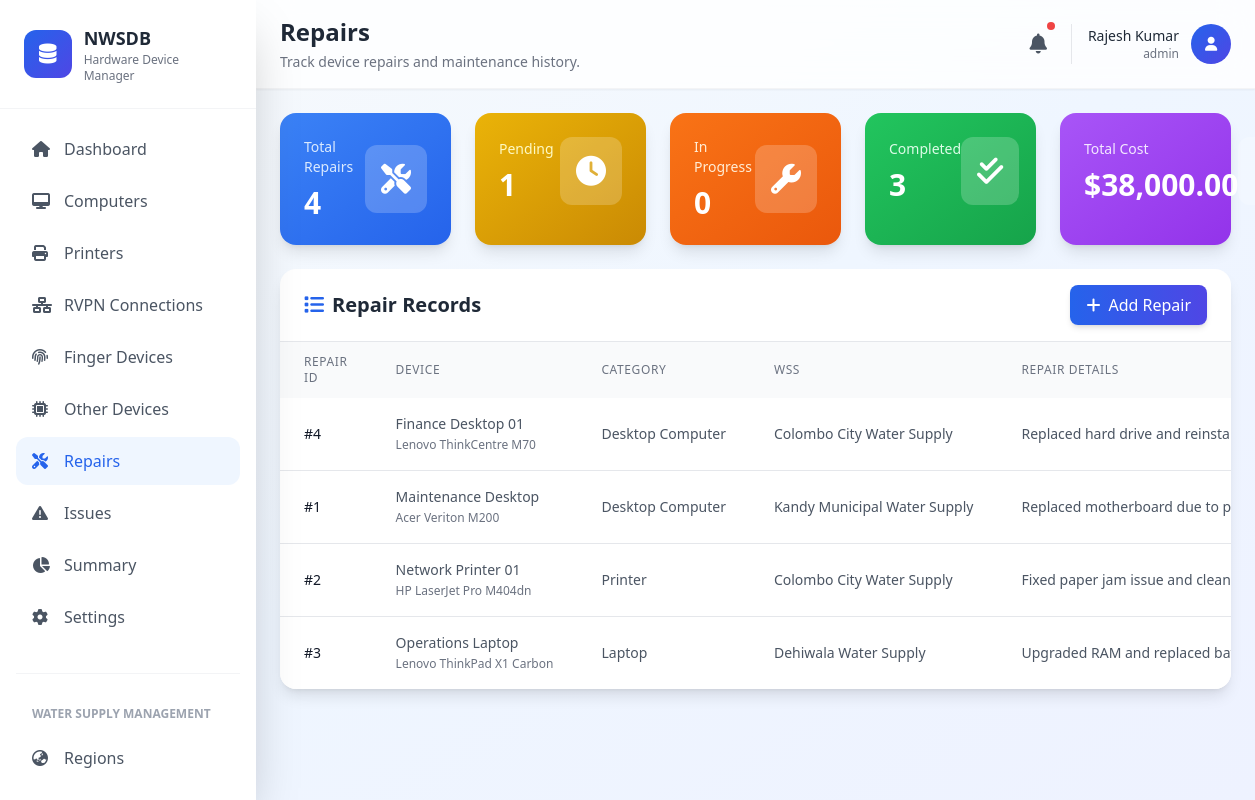
Screenshot of /pages/repairs.php (signed in) with the database file from the repository.
### tables this page shows
CREATE TABLE repairs (
  repair_id INT UNSIGNED NOT NULL AUTO_INCREMENT,
  device_id INT UNSIGNED NOT NULL,
  repair_details TEXT,
  cost DECIMAL(10,2),
  repair_date DATE,
  status ENUM('pending','in_progress','completed','cancelled') DEFAULT 'pending',
  notes TEXT NULL,
  created_at DATETIME DEFAULT CURRENT_TIMESTAMP,
  updated_at DATETIME DEFAULT CURRENT_TIMESTAMP ON UPDATE CURRENT_TIMESTAMP,
  PRIMARY KEY (repair_id),
  CONSTRAINT fk_repairs_device FOREIGN KEY (device_id) 
    REFERENCES devices(device_id) ON DELETE CASCADE
);

CREATE TABLE devices (
  device_id INT UNSIGNED NOT NULL AUTO_INCREMENT,
  device_name VARCHAR(150) NOT NULL,
  model VARCHAR(100),
  category_id INT UNSIGNED NOT NULL,
  wss_id INT NOT NULL,
  section_id INT UNSIGNED NULL,
  assigned_to VARCHAR(150) NULL,
  
   
  operating_system VARCHAR(100),
  processor VARCHAR(100),
  ram VARCHAR(50),
  hard_drive_capacity VARCHAR(50),

  network_connectivity VARCHAR(100),
  printer_connectivity VARCHAR(100),
  virus_guard VARCHAR(100),
  ip_address VARCHAR(45),
  monitor_info VARCHAR(100),
  system_unit_serial VARCHAR(100),
  ups_serial VARCHAR(100),
  purchase_date DATE,
  status ENUM('active','under_repair','retired','lost') DEFAULT 'active',
  notes TEXT,

   
  employee_number VARCHAR(50),
  designation VARCHAR(100),
  working_location VARCHAR(150),
  cost_code VARCHAR(50),
  rvpn_serial_number VARCHAR(100),
  rvpn_username VARCHAR(100),
  pin_number VARCHAR(50),
  connection_required ENUM('required','not_required'),

   
  has_speaker TINYINT(1) DEFAULT 0,
  has_camera TINYINT(1) DEFAULT 0,
  has_mouse TINYINT(1) DEFAULT 0,
  has_web_cam TINYINT(1) DEFAULT 0,
  has_keyboard TINYINT(1) DEFAULT 0,

   
  location_name VARCHAR(150),
  sub_location VARCHAR(150),
  make VARCHAR(100),
  device_type VARCHAR(100),
  device_number VARCHAR(50),
  identification_code VARCHAR(100),
  ip_address_adsl VARCHAR(100),
  installed_date DATE,
  company_name VARCHAR(150),
  device_cost DECIMAL(10,2),
  warranty_period VARCHAR(50),
  port_number VARCHAR(20),
  managed_by VARCHAR(100),
  approval_status ENUM('approved','pending','rejected'),
  remark TEXT,

  created_at DATETIME DEFAULT CURRENT_TIMESTAMP,
  updated_at DATETIME DEFAULT CURRENT_TIMESTAMP ON UPDATE CURRENT_TIMESTAMP,

  PRIMARY KEY (device_id),

  CONSTRAINT fk_device_category FOREIGN KEY (category_id)
    REFERENCES device_categories(category_id),

  CONSTRAINT fk_device_wss FOREIGN KEY (wss_id)
    REFERENCES water_supply_schemes(wss_id),

  CONSTRAINT fk_device_section FOREIGN KEY (section_id)
    REFERENCES sections(section_id) ON DELETE SET NULL
);

CREATE TABLE device_categories (
  category_id INT UNSIGNED NOT NULL AUTO_INCREMENT,
  category_name VARCHAR(100) NOT NULL,
  description TEXT NULL,
  created_at DATETIME DEFAULT CURRENT_TIMESTAMP,
  updated_at DATETIME DEFAULT CURRENT_TIMESTAMP ON UPDATE CURRENT_TIMESTAMP,
  PRIMARY KEY (category_id),
  UNIQUE (category_name)
);

CREATE TABLE water_supply_schemes (
  wss_id INT NOT NULL AUTO_INCREMENT,
  area_id INT NOT NULL,
  wss_code VARCHAR(20) NOT NULL,
  wss_name VARCHAR(100) NOT NULL,
  status ENUM('active','inactive','maintenance') DEFAULT 'active',
  created_at TIMESTAMP DEFAULT CURRENT_TIMESTAMP,
  updated_at TIMESTAMP DEFAULT CURRENT_TIMESTAMP ON UPDATE CURRENT_TIMESTAMP,
  PRIMARY KEY (wss_id),
  UNIQUE (wss_code),
  CONSTRAINT fk_wss_area FOREIGN KEY (area_id)
    REFERENCES areas(area_id) ON DELETE CASCADE
);

### functions/DbHelper.php (called while the page is built, shortened)
<?php
class DbHelper
{
    public static function getAllRepairs()
    {
        $sql = "SELECT r.*, d.device_name, d.model, c.category_name, w.wss_name
                FROM repairs r
                INNER JOIN devices d ON r.device_id = d.device_id
                INNER JOIN device_categories c ON d.category_id = c.category_id
                INNER JOIN water_supply_schemes w ON d.wss_id = w.wss_id
                ORDER BY r.repair_date DESC, r.created_at DESC";
        try {
            $conn = new PDO(
                "mysql:host=" . DB_HOST . ";dbname=" . DB_NAME,
                DB_USERNAME,
                DB_PASSWORD
            );
            $conn->setAttribute(PDO::ATTR_ERRMODE, PDO::ERRMODE_EXCEPTION);
            $stmt = $conn->prepare($sql);
            $stmt->execute();
            return $stmt->fetchAll(PDO::FETCH_ASSOC);
        } catch (PDOException $e) {
            error_log('getAllRepairs failed: ' . $e->getMessage());
            return [];
        }
    }
}

### pages/repairs.php (the view, shortened to what this page needs)
<?php
require_once __DIR__ . '/../functions/DbHelper.php';
$repairs = DbHelper::getAllRepairs();
$totalRepairs = count($repairs);
$pendingRepairs = count(array_filter($repairs, function ($repair) {
  return $repair['status'] === 'pending';
}));
$inProgressRepairs = count(array_filter($repairs, function ($repair) {
  return $repair['status'] === 'in_progress';
}));
$completedRepairs = count(array_filter($repairs, function ($repair) {
  return $repair['status'] === 'completed';
}));
$totalCost = array_sum(array_column($repairs, 'cost'));
?>
<!DOCTYPE html>
<html lang="en">
<head>
  <script src="https://cdn.tailwindcss.com"></script>
  <link rel="stylesheet" href="https://cdnjs.cloudflare.com/ajax/libs/font-awesome/6.4.0/css/all.min.css" />
  <link rel="stylesheet" href="https://cdnjs.cloudflare.com/ajax/libs/font-awesome/6.4.0/css/all.min.css" />
</head>
<body class="bg-gradient-to-br from-slate-50 via-blue-50 to-indigo-50 min-h-screen">
  <?php
  include_once __DIR__ . '/../includes/sidemenu.php';
  ?>
  <main class="lg:ml-64 min-h-screen">
    <?php include_once __DIR__ . '/../includes/header.php'; ?>
    <div class="p-6 space-y-6">
      <div class="grid grid-cols-1 md:grid-cols-2 lg:grid-cols-5 gap-6">
        <div class="stat-card bg-gradient-to-br from-blue-500 to-blue-600 rounded-2xl p-6 text-white shadow-lg">
          <div class="flex items-center justify-between">
            <div>
              <p class="text-blue-100 text-sm font-medium">Total Repairs</p>
              <h3 class="text-3xl font-bold mt-2"><?= $totalRepairs ?></h3>
            </div>
            <div class="bg-white/20 p-4 rounded-xl">
              <i class="fas fa-tools text-3xl"></i>
            </div>
          </div>
        </div>
        <div class="stat-card bg-gradient-to-br from-yellow-500 to-yellow-600 rounded-2xl p-6 text-white shadow-lg">
          <div class="flex items-center justify-between">
            <div>
              <p class="text-yellow-100 text-sm font-medium">Pending</p>
              <h3 class="text-3xl font-bold mt-2"><?= $pendingRepairs ?></h3>
            </div>
            <div class="bg-white/20 p-4 rounded-xl">
              <i class="fas fa-clock text-3xl"></i>
            </div>
          </div>
        </div>
        <div class="stat-card bg-gradient-to-br from-orange-500 to-orange-600 rounded-2xl p-6 text-white shadow-lg">
          <div class="flex items-center justify-between">
            <div>
              <p class="text-orange-100 text-sm font-medium">In Progress</p>
              <h3 class="text-3xl font-bold mt-2"><?= $inProgressRepairs ?></h3>
            </div>
            <div class="bg-white/20 p-4 rounded-xl">
              <i class="fas fa-wrench text-3xl"></i>
            </div>
          </div>
        </div>
        <div class="stat-card bg-gradient-to-br from-green-500 to-green-600 rounded-2xl p-6 text-white shadow-lg">
          <div class="flex items-center justify-between">
            <div>
              <p class="text-green-100 text-sm font-medium">Completed</p>
              <h3 class="text-3xl font-bold mt-2"><?= $completedRepairs ?></h3>
            </div>
            <div class="bg-white/20 p-4 rounded-xl">
              <i class="fas fa-check-double text-3xl"></i>
            </div>
          </div>
        </div>
        <div class="stat-card bg-gradient-to-br from-purple-500 to-purple-600 rounded-2xl p-6 text-white shadow-lg">
          <div class="flex items-center justify-between">
            <div>
              <p class="text-purple-100 text-sm font-medium">Total Cost</p>
              <h3 class="text-3xl font-bold mt-2">$<?= number_format($totalCost, 2) ?></h3>
            </div>
            <div class="bg-white/20 p-4 rounded-xl">
            </div>
          </div>
        </div>
      </div>
      <div class="bg-white rounded-2xl shadow-lg overflow-hidden">
        <div class="px-6 py-4 border-b border-gray-200 flex items-center justify-between">
          <h2 class="text-xl font-bold text-gray-800">
            <i class="fas fa-list mr-2 text-blue-600"></i>Repair Records
          </h2>
          <button
            onclick="openAddModal()"
            class="px-4 py-2 bg-gradient-to-r from-blue-600 to-indigo-600 text-white rounded-lg hover:from-blue-700 hover:to-indigo-700 transition-all shadow-md">
            <i class="fas fa-plus mr-2"></i>Add Repair
          </button>
        </div>
        <div class="overflow-x-auto">
          <table class="w-full">
            <thead class="bg-gray-50">
              <tr>
                <th class="px-6 py-3 text-left text-xs font-medium text-gray-500 uppercase tracking-wider">Repair ID</th>
                <th class="px-6 py-3 text-left text-xs font-medium text-gray-500 uppercase tracking-wider">Device</th>
                <th class="px-6 py-3 text-left text-xs font-medium text-gray-500 uppercase tracking-wider">Category</th>
                <th class="px-6 py-3 text-left text-xs font-medium text-gray-500 uppercase tracking-wider">WSS</th>
                <th class="px-6 py-3 text-left text-xs font-medium text-gray-500 uppercase tracking-wider">Repair Details</th>
              </tr>
            </thead>
            <tbody class="bg-white divide-y divide-gray-200">
              <?php if (!empty($repairs)): ?>
                <?php foreach ($repairs as $repair): ?>
                  <tr class="hover:bg-gray-50 transition-colors">
                    <td class="px-6 py-4 whitespace-nowrap text-sm font-medium text-gray-900">
                      #<?= htmlspecialchars($repair['repair_id']) ?>
                    </td>
                    <td class="px-6 py-4 whitespace-nowrap text-sm text-gray-600">
                      <?= htmlspecialchars($repair['device_name']) ?>
                      <?php if (!empty($repair['model'])): ?>
                        <br><span class="text-xs text-gray-500"><?= htmlspecialchars($repair['model']) ?></span>
                      <?php endif; ?>
                    </td>
                    <td class="px-6 py-4 whitespace-nowrap text-sm text-gray-600">
                      <?= htmlspecialchars($repair['category_name']) ?>
                    </td>
                    <td class="px-6 py-4 whitespace-nowrap text-sm text-gray-600">
                      <?= htmlspecialchars($repair['wss_name']) ?>
                    </td>
                    <td class="px-6 py-4 text-sm text-gray-600 max-w-xs truncate">
                      <?= htmlspecialchars($repair['repair_details'] ?? 'N/A') ?>
                    </td>
                  </tr>
                <?php endforeach; ?>
              <?php endif; ?>
            </tbody>
          </table>
        </div>
      </div>
    </div>
  </main>
</body>
</html>

### pages/repairs.php (style rules this page uses)
.stat-card { transition: all 0.3s ease; }

### rows the page displays
repairs: repair_id "4", device.device_name "Finance Desktop 01", device.model "Lenovo ThinkCentre M70", device_categories.category_name "Desktop Computer", water_supply_schemes.wss_name "Colombo City Water Supply", repair_details "Replaced hard drive and…"
repairs: repair_id "1", device.device_name "Maintenance Desktop", device.model "Acer Veriton M200", device_categories.category_name "Desktop Computer", water_supply_schemes.wss_name "Kandy Municipal Water Supply", repair_details "Replaced motherboard due to power s…"
repairs: repair_id "2", device.device_name "Network Printer 01", device.model "HP LaserJet Pro M404dn", device_categories.category_name "Printer", water_supply_schemes.wss_name "Colombo City Water Supply", repair_details "Fixed paper jam issue and cleaned prin…"
repairs: repair_id "3", device.device_name "Operations Laptop", device.model "Lenovo ThinkPad X1 Carbon", device_categories.category_name "Laptop", water_supply_schemes.wss_name "Dehiwala Water Supply", repair_details "Upgraded RAM and replaced…"

### other values shown
$page_title "Repairs"
$page_description "Track device repairs and maintenance history."
$name "Rajesh Kumar"
$role "admin"
$totalRepairs "4"
$pendingRepairs "1"
$inProgressRepairs "0"
$completedRepairs "3"
$totalCost "38,000.00"
